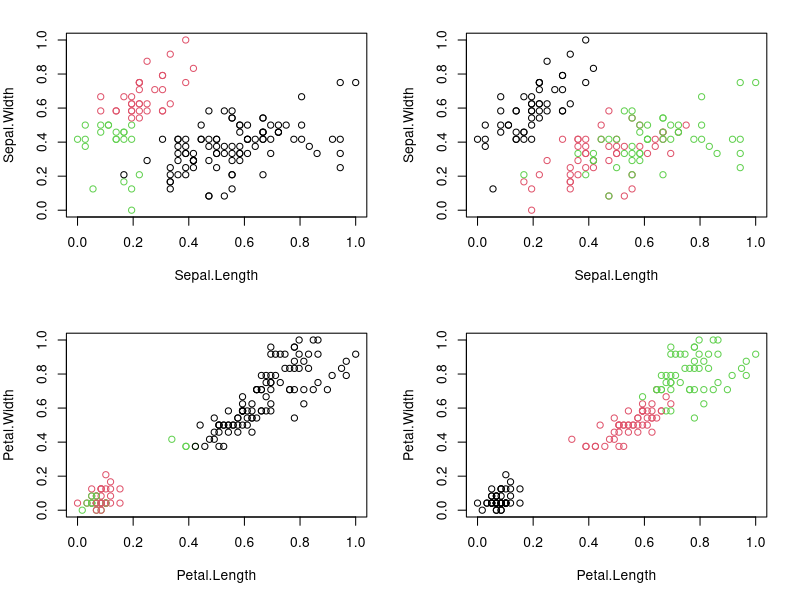

Reproduce this figure in R.
#K-Means Clustering
install.packages("caret")
require("datasets")
data("iris") # load Iris Dataset
str(iris) #view structure of dataset

summary(iris) #view statistical summary of dataset

head(iris, 3) #view top  rows of dataset

#Preprocess the dataset
#Since clustering is a type of Unsupervised Learning, 
#we would not require Class Label(output) during execution of our algorithm. 
#We will, therefore, remove Class Attribute “Species” and store it in another variable. 
#We would then normalize the attributes between 0 and 1 using our own function.

iris.new<- iris[,c(1,2,3,4)]
iris.class<- iris[,"Species"]
head(iris.new, 3)

head(iris.class, 3)

normalize <- function(x){
  return ((x-min(x))/(max(x)-min(x)))
}

iris.new$Sepal.Length<- normalize(iris.new$Sepal.Length)
iris.new$Sepal.Width<- normalize(iris.new$Sepal.Width)
iris.new$Petal.Length<- normalize(iris.new$Petal.Length)
iris.new$Petal.Width<- normalize(iris.new$Petal.Width)
head(iris.new)

#Apply the K-means clustering algorithm
result<- kmeans(iris.new,3) #aplly k-means algorithm with no. of centroids(k)=3
result$size # gives no. of records in each cluster

result$centers # gives value of cluster center datapoint value(3 centers for k=3)

result$cluster #gives cluster vector showing the custer where each record falls

#Verify results of clustering
par(mfrow=c(2,2), mar=c(5,4,2,2))
plot(iris.new[c(1,2)], col=result$cluster)# Plot to see how Sepal.Length and Sepal.Width data points have been distributed in clusters
plot(iris.new[c(1,2)], col=iris.class)# Plot to see how Sepal.Length and Sepal.Width data points have been distributed originally as per "class" attribute in dataset
plot(iris.new[c(3,4)], col=result$cluster)# Plot to see how Petal.Length and Petal.Width data points have been distributed in clusters
plot(iris.new[c(3,4)], col=iris.class)

table(result$cluster,iris.class)

#Results of the table show that Cluster 1 corresponds to Virginica, 
#Cluster 2 corresponds to Versicolor 
#and Cluster 3 to Setosa. 

#Total number of correctly classified instances are: 36 + 47 + 50= 133
#Total number of incorrectly classified instances are: 3 + 14= 17

#How did the model do? It did quite perfect
#TASK: Accuracy = number of correctly classified/(total classified) = ?
#i.e our model has achieved % accuracy!=133/150*100=88.67%




